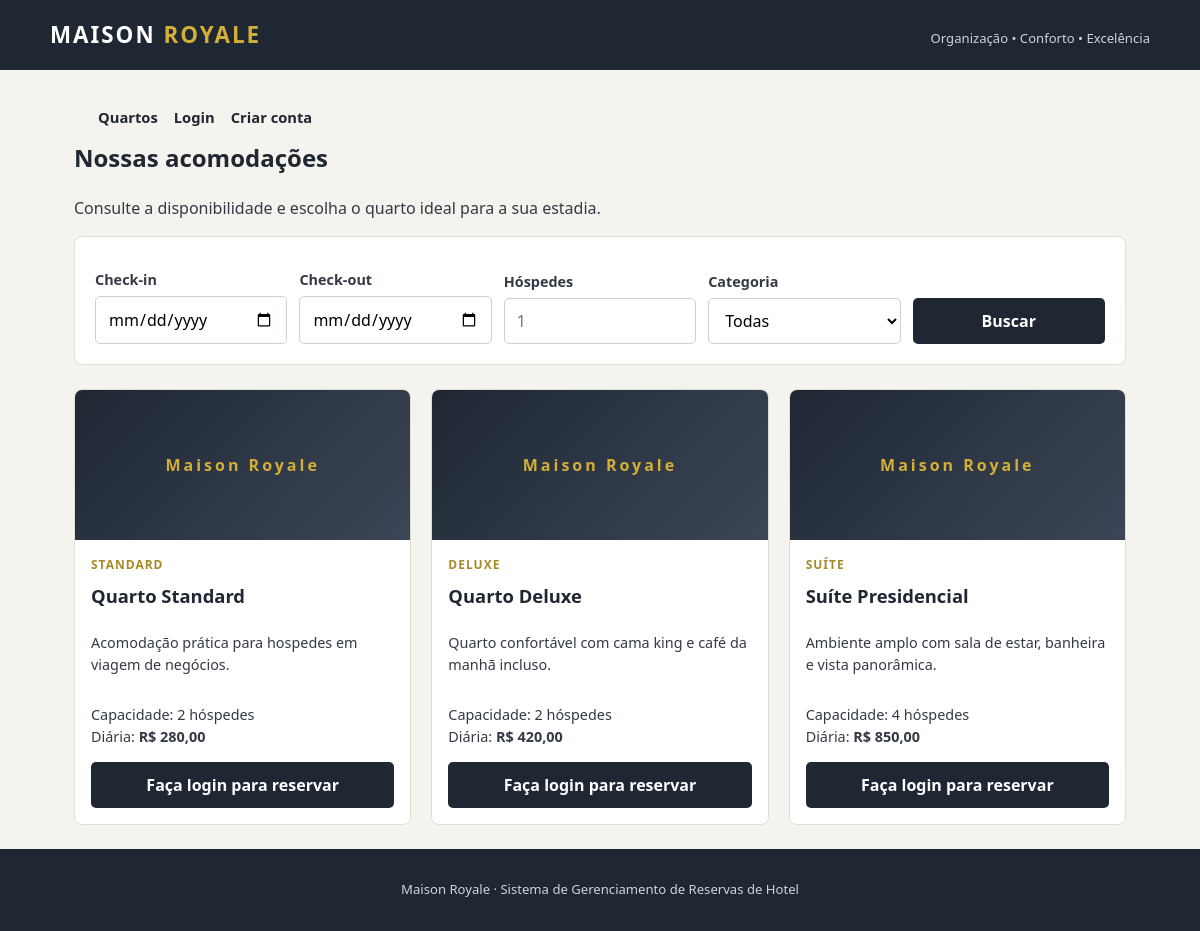
The app's page /index.php?acao=quartos with its own data.
### tables this page shows
CREATE TABLE quartos (
    id INT AUTO_INCREMENT PRIMARY KEY,
    nome VARCHAR(100) NOT NULL,
    categoria VARCHAR(80) NOT NULL,
    descricao TEXT,
    capacidade INT NOT NULL,
    preco DECIMAL(10, 2) NOT NULL,
    imagem VARCHAR(255),
    ativo TINYINT(1) NOT NULL DEFAULT 1
);

### app/controllers/QuartoController.php (called while the page is built, shortened)
<?php
require_once __DIR__ . "/../models/Quarto.php";
class QuartoController
{
    private $model;
    public function __construct()
    {
        $this->model = new Quarto();
    }
    public function listar($filtros = [])
    {
        return $this->model->listar($filtros);
    }
}

### app/models/Quarto.php (called while the page is built, shortened)
<?php
require_once __DIR__ . "/../../config/database.php";
class Quarto
{
    private $pdo;
    public function __construct()
    {
        global $pdo;
        $this->pdo = $pdo;
    }
    public function listar($filtros = [])
    {
        $sql = "SELECT * FROM quartos WHERE ativo = 1";
        $parametros = [];
        $checkIn = trim($filtros["check_in"] ?? "");
        $sql .= " ORDER BY id DESC";
        $stmt = $this->pdo->prepare($sql);
        $stmt->execute($parametros);
        return $stmt->fetchAll();
    }
}

### app/views/quartos/quartos.php (the view, shortened to what this page needs)
<?php
require __DIR__ . "/../layouts/header.php";
require __DIR__ . "/../layouts/menu.php";
$checkIn = $_GET['check_in'] ?? '';
$checkOut = $_GET['check_out'] ?? '';
$hospedes = $_GET['hospedes'] ?? '';
?>
<section class="quartos">
    <h1>Nossas acomodações</h1>
    <p>Consulte a disponibilidade e escolha o quarto ideal para a sua estadia.</p>
    <form method="GET" action="index.php" class="filtro">
        <div>
            <label for="check_in">Check-in</label>
            <input type="date" id="check_in" name="check_in" value="<?= e($checkIn) ?>">
        </div>
        <div>
            <label for="check_out">Check-out</label>
            <input type="date" id="check_out" name="check_out" value="<?= e($checkOut) ?>" min="<?= e($checkIn) ?>">
        </div>
        <div>
            <label for="hospedes">Hóspedes</label>
            <input type="number" id="hospedes" name="hospedes" min="1" value="<?= e($hospedes) ?>" placeholder="1">
        </div>
        <div>
            <label for="categoria">Categoria</label>
            <select id="categoria" name="categoria">
                <option value="">Todas</option>
            </select>
        </div>
        <button type="submit">Buscar</button>
    </form>
    <?php if (!$quartos): ?>
        <p class="vazio">Nenhum quarto disponível para os filtros informados.</p>
    <?php else: ?>
        <div class="cards">
            <?php foreach ($quartos as $quarto): ?>
                <article class="card-quarto">
                    <?php if (!empty($quarto['imagem'])): ?>
                        <img src="<?= e(urlImagem($quarto['imagem'])) ?>" alt="<?= e($quarto['nome']) ?>">
                    <?php else: ?>
                        <div class="sem-imagem">Maison Royale</div>
                    <?php endif; ?>
                    <div class="card-corpo">
                        <span class="categoria"><?= e($quarto['categoria']) ?></span>
                        <h2><?= e($quarto['nome']) ?></h2>
                        <p><?= e($quarto['descricao']) ?></p>
                        <ul class="detalhes">
                            <li>Capacidade: <?= (int) $quarto['capacidade'] ?> hóspedes</li>
                            <li>Diária: <strong>R$ <?= number_format((float) $quarto['preco'], 2, ',', '.') ?></strong></li>
                        </ul>
                        <?php if (usuarioLogado()): ?>
                            <a class="btn" href="index.php?acao=reservar&id=<?= (int) $quarto['id'] ?>">Reservar</a>
                        <?php else: ?>
                            <a class="btn" href="index.php?acao=login">Faça login para reservar</a>
                        <?php endif; ?>
                    </div>
                </article>
            <?php endforeach; ?>
        </div>
    <?php endif; ?>
</section>
<?php require __DIR__ . "/../layouts/footer.php"; ?>

### index.php (shortened to what this page needs)
<?php
function e($valor)
{
    return htmlspecialchars((string) $valor, ENT_QUOTES, "UTF-8");
}
function usuarioLogado()
{
    return isset($_SESSION["usuario_id"]);
}
$acao = $_GET["acao"] ?? "login";
switch ($acao) {
    case "quartos":
        require_once __DIR__ . "/app/controllers/QuartoController.php";
        $controller = new QuartoController();
        $quartos = $controller->listar($_GET);
        require __DIR__ . "/app/views/quartos/quartos.php";
        break;
}

### app/views/layouts/header.php (shortened to what this page needs)
<!DOCTYPE html>
<html lang="pt-br">
<head>
    <link rel="stylesheet" href="/Maison_Royale/assets/css/style.css">
</head>
<body>
    <header class="topo">
        <div class="topo-conteudo">
            <a class="marca" href="index.php?acao=quartos">MAISON <span>ROYALE</span></a>
            <p class="slogan">Organização • Conforto • Excelência</p>
        </div>
    </header>
    <main class="container">

### app/views/layouts/menu.php
<nav class="menu">
    <a href="index.php?acao=quartos">Quartos</a>
    <?php if (usuarioLogado()): ?>
        <a href="index.php?acao=painel">Painel</a>
        <a href="index.php?acao=minhas_reservas">Minhas reservas</a>
        <?php if (eAdmin()): ?>
            <a href="index.php?acao=admin_quartos">Admin · Quartos</a>
            <a href="index.php?acao=admin_reservas">Admin · Reservas</a>
            <a href="index.php?acao=admin_usuarios">Admin · Usuários</a>
        <?php endif; ?>
        <span class="usuario-logado">Olá, <?= e($_SESSION["nome"]) ?></span>
        <a href="index.php?acao=sair" class="sair">Sair</a>
    <?php else: ?>
        <a href="index.php?acao=login">Login</a>
        <a href="index.php?acao=cadastro_usuario">Criar conta</a>
    <?php endif; ?>
</nav>

### app/views/layouts/footer.php (shortened to what this page needs)
    </main>
    <footer class="rodape">
        <p>Maison Royale · Sistema de Gerenciamento de Reservas de Hotel</p>
    </footer>
</body>
</html>

### assets/css/style.css (style rules this page uses)
:root { --escuro: #1f2733; --dourado: #d4af37; --dourado-escuro: #a8892a; --fundo: #f5f3ee; --branco: #ffffff; --texto: #333a45; --sucesso: #1f7a4d; --erro: #b3261e; --borda: #e3ded3; }
* { box-sizing: border-box; }
body { font-family: "Segoe UI", Arial, sans-serif; background: var(--fundo); color: var(--texto); margin: 0; line-height: 1.5; }
.topo { background: var(--escuro); color: var(--branco); padding: 18px 24px; }
.topo-conteudo { max-width: 1100px; margin: 0 auto; display: flex; align-items: baseline; justify-content: space-between; gap: 16px; flex-wrap: wrap; }
.marca { color: var(--branco); text-decoration: none; font-size: 1.4rem; font-weight: 700; letter-spacing: 2px; }
.marca span { color: var(--dourado); }
.slogan { margin: 0; font-size: 0.82rem; color: #cfd3d9; }
.menu { max-width: 1100px; margin: 0 auto; padding: 12px 24px; display: flex; align-items: center; gap: 16px; flex-wrap: wrap; }
.menu a { color: var(--escuro); text-decoration: none; font-weight: 600; font-size: 0.92rem; }
.container { max-width: 1100px; margin: 0 auto; padding: 24px; min-height: 60vh; }
h1 { color: var(--escuro); margin-top: 0; }
h2 { color: var(--escuro); font-size: 1.15rem; margin: 8px 0; }
form { background: var(--branco); padding: 20px; border: 1px solid var(--borda); border-radius: 8px; }
label { display: block; margin-top: 12px; font-weight: 600; font-size: 0.9rem; }
input, select, textarea { width: 100%; padding: 10px 12px; margin-top: 6px; border: 1px solid #cbd0d6; border-radius: 5px; font: inherit; background: var(--branco); }
button, .btn { display: inline-block; margin-top: 18px; padding: 11px 18px; background: var(--escuro); color: var(--branco); border: none; border-radius: 5px; text-decoration: none; font: inherit; font-weight: 600; cursor: pointer; }
.filtro { display: grid; grid-template-columns: repeat(5, 1fr); align-items: end; gap: 12px; margin-bottom: 24px; }
.filtro button { margin-top: 6px; width: 100%; }
.cards { display: grid; grid-template-columns: repeat(auto-fill, minmax(260px, 1fr)); gap: 20px; }
.card-quarto { background: var(--branco); border: 1px solid var(--borda); border-radius: 8px; overflow: hidden; display: flex; flex-direction: column; }
.card-quarto img, .sem-imagem { width: 100%; height: 150px; object-fit: cover; background: linear-gradient(135deg, var(--escuro), #3b4656); color: var(--dourado); display: flex; align-items: center; justify-content: center; letter-spacing: 3px; font-weight: 700; }
.card-corpo { padding: 16px; flex: 1; display: flex; flex-direction: column; }
.card-corpo p { font-size: 0.9rem; }
.categoria { color: var(--dourado-escuro); font-size: 0.75rem; font-weight: 700; text-transform: uppercase; letter-spacing: 1px; }
.detalhes { list-style: none; padding: 0; font-size: 0.9rem; }
.card-corpo .btn { margin-top: auto; text-align: center; }
.rodape { background: var(--escuro); color: #cfd3d9; text-align: center; padding: 18px; font-size: 0.82rem; }

### records on screen
quartos: imagem "Maison Royale", categoria "STANDARD", nome "Quarto Standard", descricao "Acomodação prática para hospedes em viagem de negócios.", capacidade "2", preco "280,00"
quartos: imagem "Maison Royale", categoria "DELUXE", nome "Quarto Deluxe", descricao "Quarto confortável com cama king e café da manhã incluso.", capacidade "2", preco "420,00"
quartos: imagem "Maison Royale", categoria "SUÍTE", nome "Suíte Presidencial", descricao "Ambiente amplo com sala de estar, banheira e vista panorâmica.", capacidade "4", preco "850,00"
